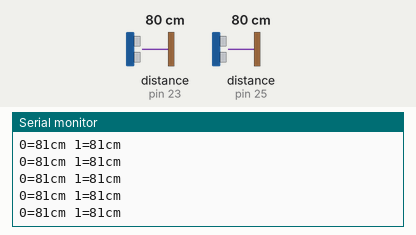
The sketch below on a simulated Arduino Uno, built with avr-gcc and run on an emulated ATmega328P. On the bench: the last lines printed to the serial monitor. Inputs (shaded band) come from the test bench; at power-on: distance to the obstacle (sensors on pin 23, pin 25) 80 cm. The echo pulse lasts 58.3 µs per cm.

Above: at 1.2 s.
1.3 s: distance to the obstacle (sensor on pin 23) set to 60 cm
At 1.49 s:
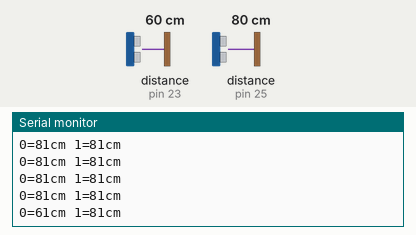
4.3 s: distance to the obstacle (sensor on pin 25) set to 2 cm
At 4.35 s:
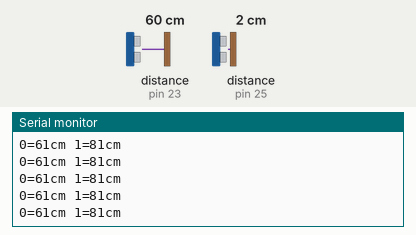
7.3 s: distance to the obstacle (sensor on pin 23) set to 2 cm
At 7.3 s:
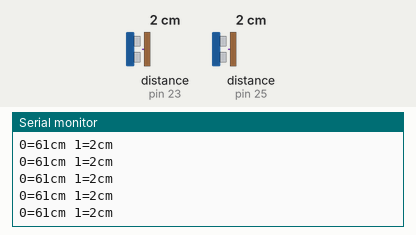
10.3 s: distance to the obstacle (sensor on pin 25) set to 4 cm
At 10.36 s:
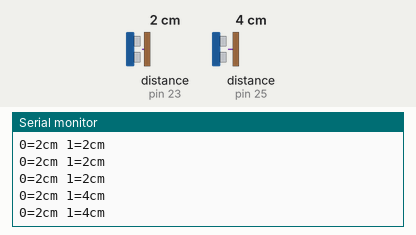
Timing chart, 0 to 12.8 s (numbered marks = the images above; inputs shaded):
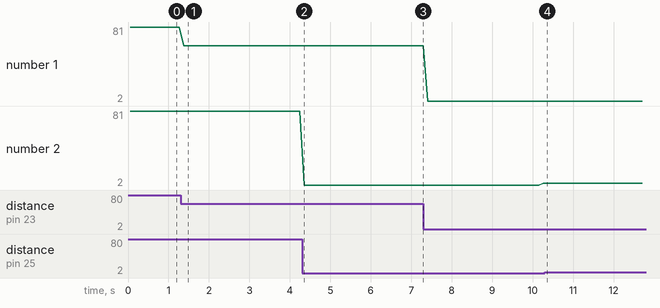

The sketch:

NewPing3Sensors.ino
```cpp
// ---------------------------------------------------------------------------
// Example NewPing library sketch that pings 3 sensors 20 times a second.
// ---------------------------------------------------------------------------

#include <NewPing.h>

#define SONAR_NUM 2      // Number of sensors.
#define MAX_DISTANCE 200 // Maximum distance (in cm) to ping.

NewPing sonar[SONAR_NUM] = {   // Sensor object array.
  NewPing(22, 23, MAX_DISTANCE), // Each sensor's trigger pin, echo pin, and max distance to ping.
  NewPing(24, 25, MAX_DISTANCE),
  //NewPing(8, 9, MAX_DISTANCE)
};

void setup() {
  Serial.begin(115200); // Open serial monitor at 115200 baud to see ping results.
}

void loop() {
  for (uint8_t i = 0; i < SONAR_NUM; i++) { // Loop through each sensor and display results.
    delay(50); // Wait 50ms between pings (about 20 pings/sec). 29ms should be the shortest delay between pings.
    Serial.print(i);
    Serial.print("=");
    Serial.print(sonar[i].ping_cm());
    Serial.print("cm ");
  }
  Serial.println();
}
```

Measured:
- after the input at 1.3 s, the serial monitor: prints a new line after 0.08 s (image 1)
- after the input at 10.3 s, the serial monitor: prints a new line after 0.06 s (image 4)
- plotted number 1: 81 → 61 after the input at 1.3 s
- plotted number 2: 81 → 2 after the input at 4.3 s, 2 → 4 after the input at 7.3 s
